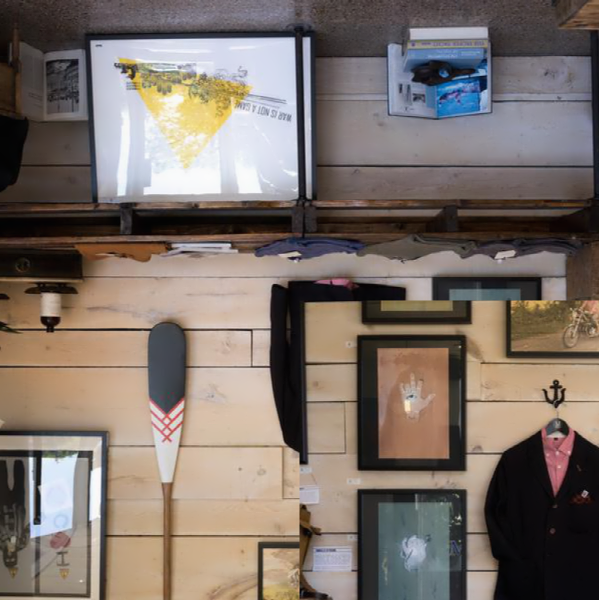
#> input picture pil_image.png, 599 x 600 px
$ python demo1-5.py
#> lines starting #> are read from the running program, lines starting #| are printed output that depends on the picture
### rof.py
import numpy as np


def denoise(im, U_init, tolerance=0.1, tau=0.125, tv_weight=100):
    """
    ROFノイズ除去モデルの実装

    Args:
      im: ノイズのあるグレースケール画像
      U_init: Uの初期ガウス分布
      tolerance: 終了判定基準の許容誤差
      tau: ステップ長
      tv_weight: TV正規化項の重み

    Returns:
      U: ノイズ除去された画像
      im-U: 残余テクスチャ
    """

    m, n = im.shape

    #: init
    U = U_init
    Px = im  #: 双対領域でのx成分
    Py = im  #: 双対領域でのy成分
    """
    双対領域
    　例えば色の塗分けにおいて隣り合う色が別の色になるときの、そのお互いの領域のこと
    """
    error = 1

    while (error > tolerance):
        U_old = U

        #: 主変数の勾配
        GrandUx = np.roll(U, -1, axis=1) - U  #: Uの勾配のx成分
        GrandUy = np.roll(U, -1, axis=0) - U  #: Uの勾配のy成分

        #: 双対変数の更新
        """
        双対問題:
        　主問題の対となる問題のこと

        双対変数:
        　双対問題、特にラグランジュ双対問題の変数のこと
        """
        Px_new = Px + (tau / tv_weight) * GrandUx
        Py_new = Py + (tau / tv_weight) * GrandUy
        Norm_new = np.maximum(1, np.sqrt(Px_new ** 2 + Py_new ** 2))

        Px = Px_new / Norm_new
        Py = Py_new / Norm_new

        #: 主変数の更新
        RxPx = np.roll(Px, 1, axis=1)  #: x成分の右回り変換
        RyPy = np.roll(Py, 1, axis=0)  #: y成分の右回り変換

        DivP = (Px - RxPx) + (Py - RyPy)  #: 双対領域の発散

        U = im + tv_weight * DivP

        #: 誤差の更新
        error = np.linalg.norm(U - U_old) / np.sqrt(n * m)

    return U, im-U

### demo1-5.py
from PIL import Image
import numpy as np
import pylab as pl
import rof

im = np.array(Image.open("pil_image.png").convert('L'))
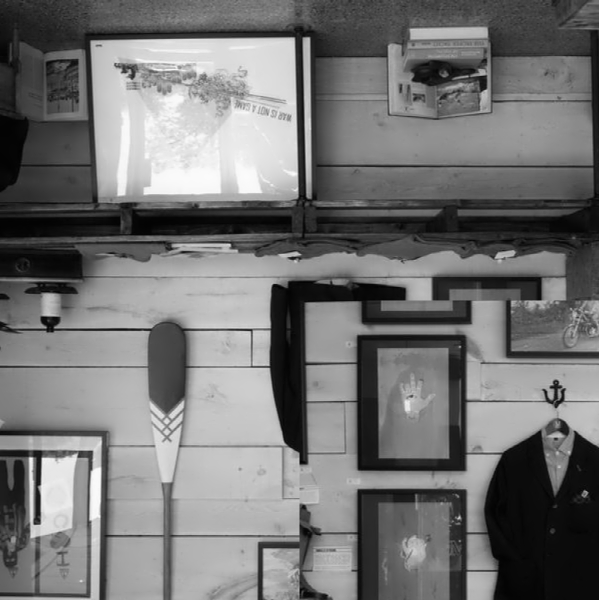
#> im: shape (600, 599); min 2, max 251, mean 115.7
U, T = rof.denoise(im, im)
#> the loop in denoise, `while (error > tolerance):` made 54 passes
#> error on passes 1 to 12: 0.276, 1.77, 1.31, 1.03, 0.845, 0.716, 0.621, 0.55, 0.493, 0.448, 0.411, 0.379
#> pass 1, in denoise, `GrandUx = np.roll(U, -1, axis=1) - U`:
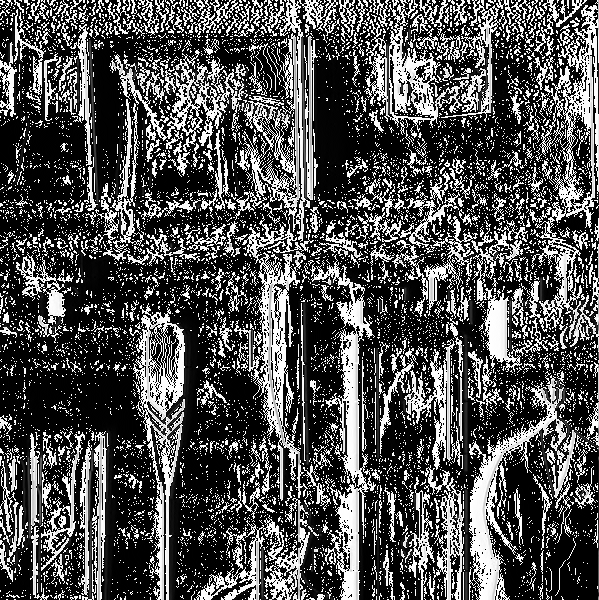
#> GrandUx: shape (600, 599); min 0, max 255, mean 80.9
#> pass 1, in denoise, `GrandUy = np.roll(U, -1, axis=0) - U`:
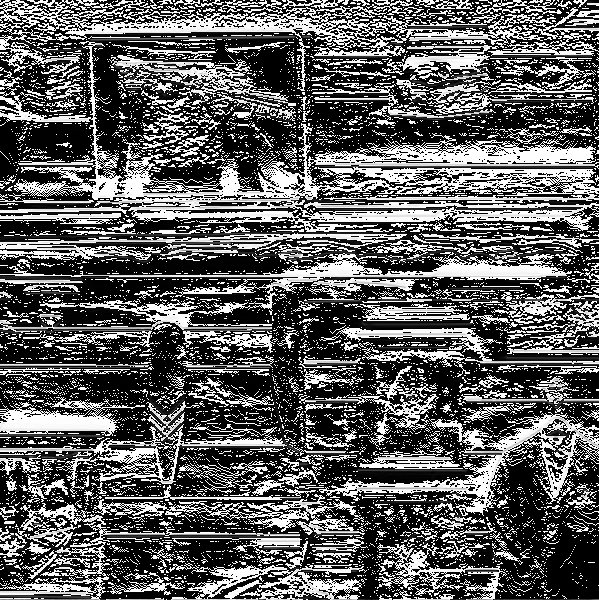
#> GrandUy: shape (600, 599); min 0, max 255, mean 94.4
#> after the loop in denoise, `while (error > tolerance):`:
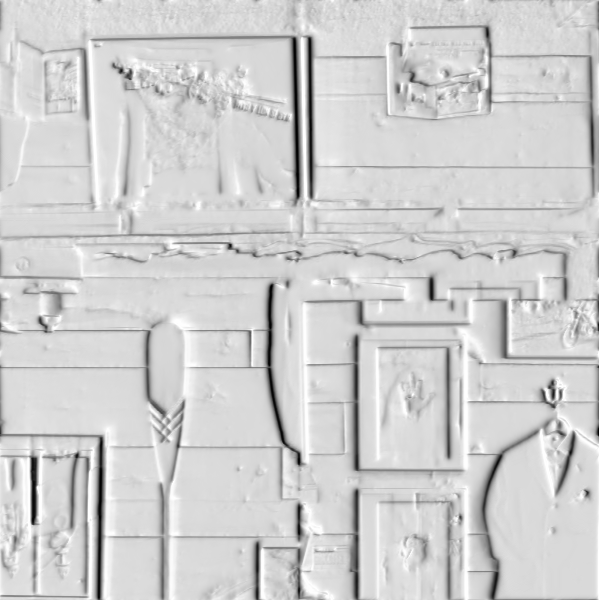
#> Px: shape (600, 599) float64; min -0.998, max 1, mean 0.627; drawn with min black and max white
#> after the loop in denoise, `while (error > tolerance):`:
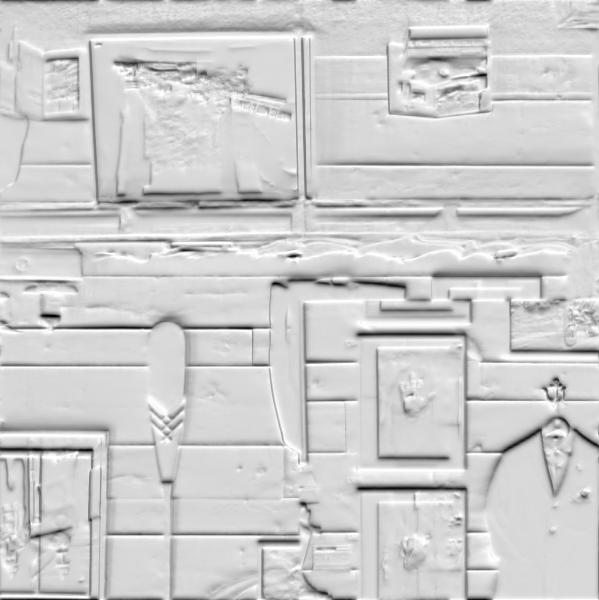
#> Py: shape (600, 599) float64; min -0.981, max 1, mean 0.62; drawn with min black and max white
#> after the loop in denoise, `while (error > tolerance):`:
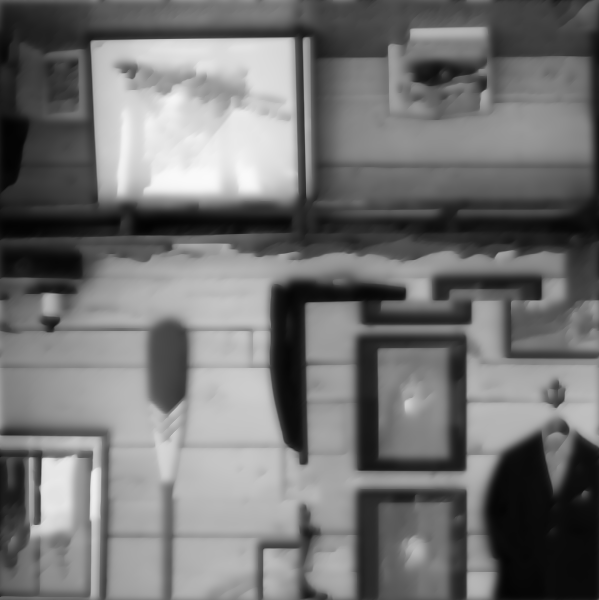
#> U: shape (600, 599) float64; min 3.24, max 250.3, mean 115.7
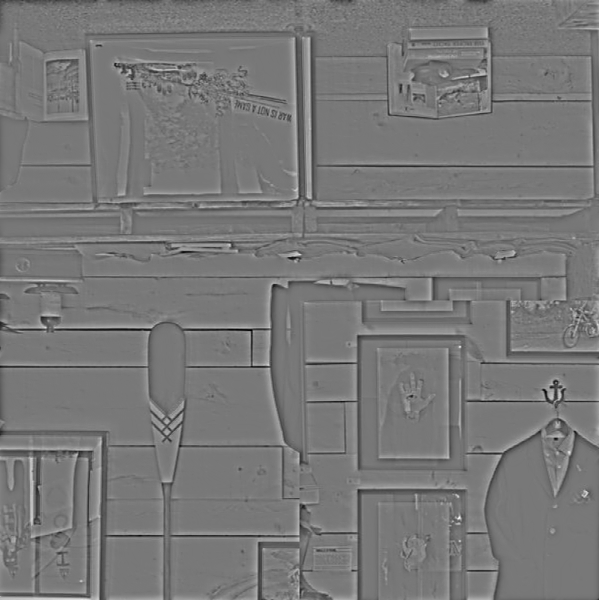
#> T: shape (600, 599) float64; min -107.6, max 120.3, mean 0; drawn with min black and max white

pl.figure()
pl.gray()
pl.imshow(U)
pl.axis('equal')
pl.axis('off')
pl.show()

$ run again, with IMG_0490.png copied over pil_image.png
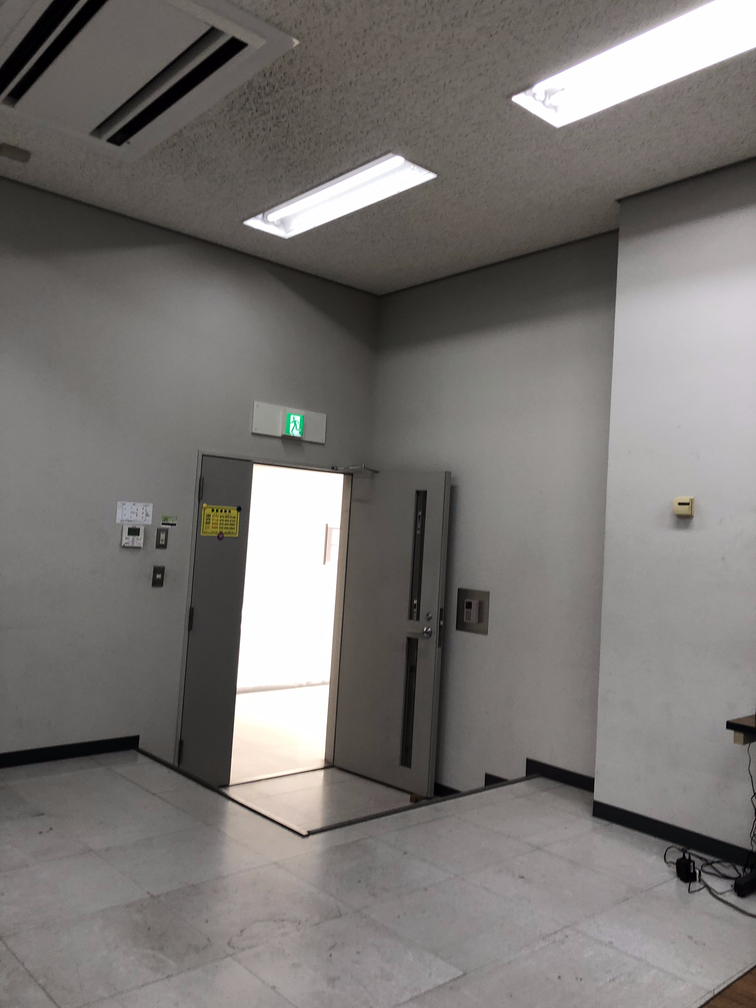
#> input picture IMG_0490.png, 756 x 1008 px
#> the loop in denoise, `while (error > tolerance):` made 26 passes
#> error on passes 1 to 8: 3.52, 2.46, 1.04, 0.674, 0.504, 0.406, 0.343, 0.298
#> pass 1, in denoise, `GrandUy = np.roll(U, -1, axis=0) - U`:
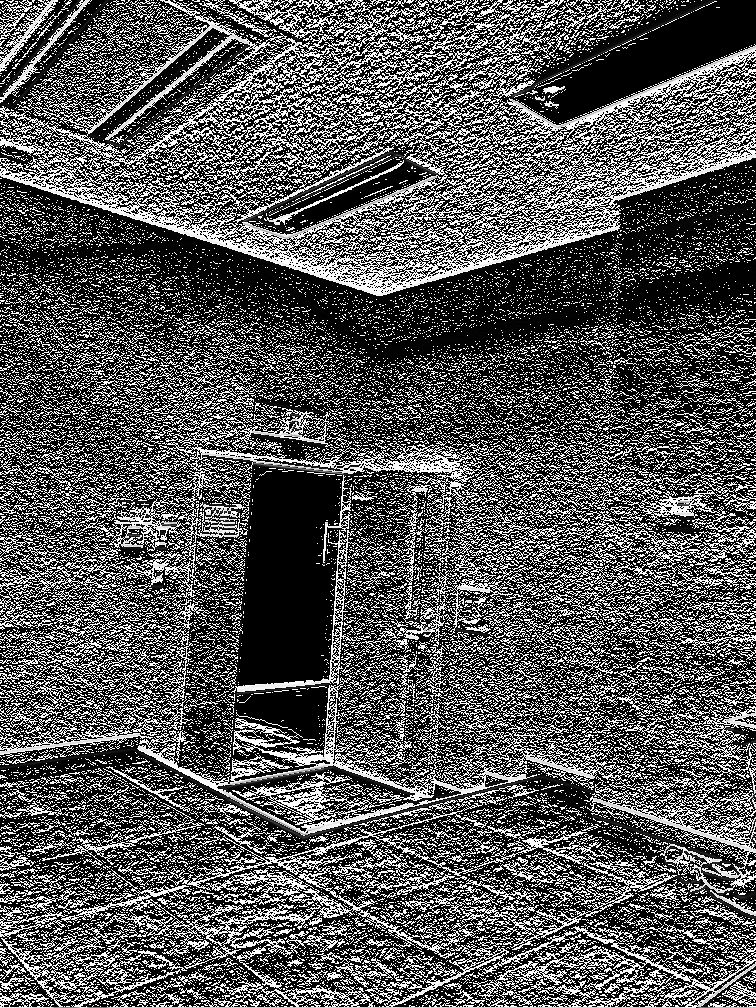
#> GrandUy: shape (1008, 756); min 0, max 255, mean 86.2
#> `U, T = rof.denoise(im, im)`:
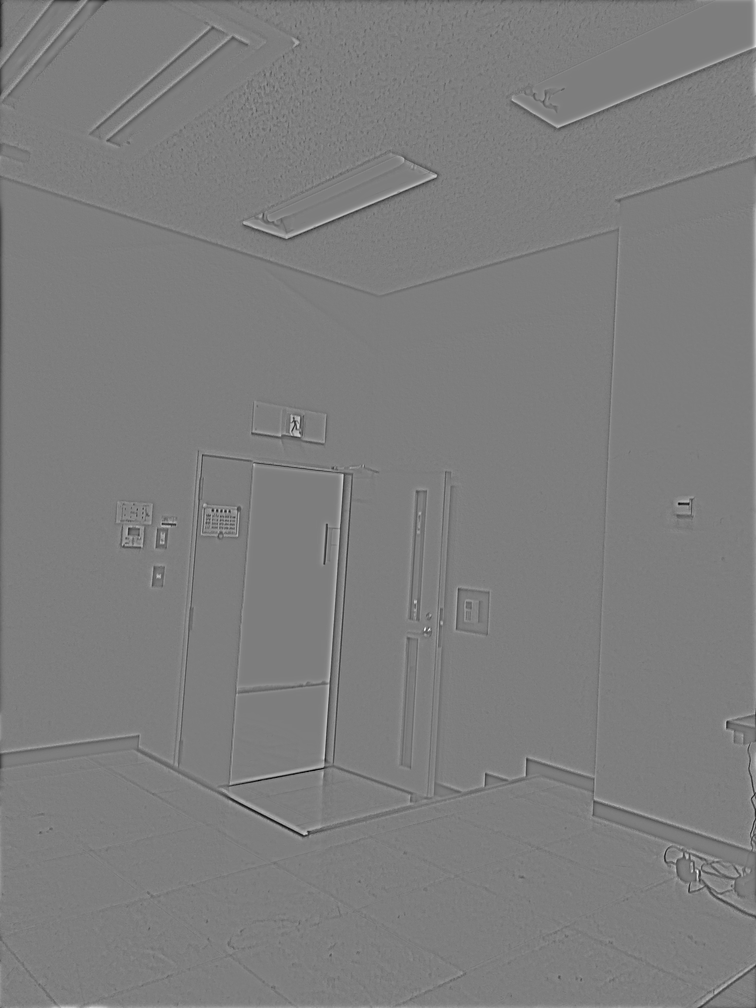
#> T: shape (1008, 756) float64; min -105.3, max 107.9, mean 0; drawn with min black and max white

$ run again, with IMG_0491.png copied over pil_image.png
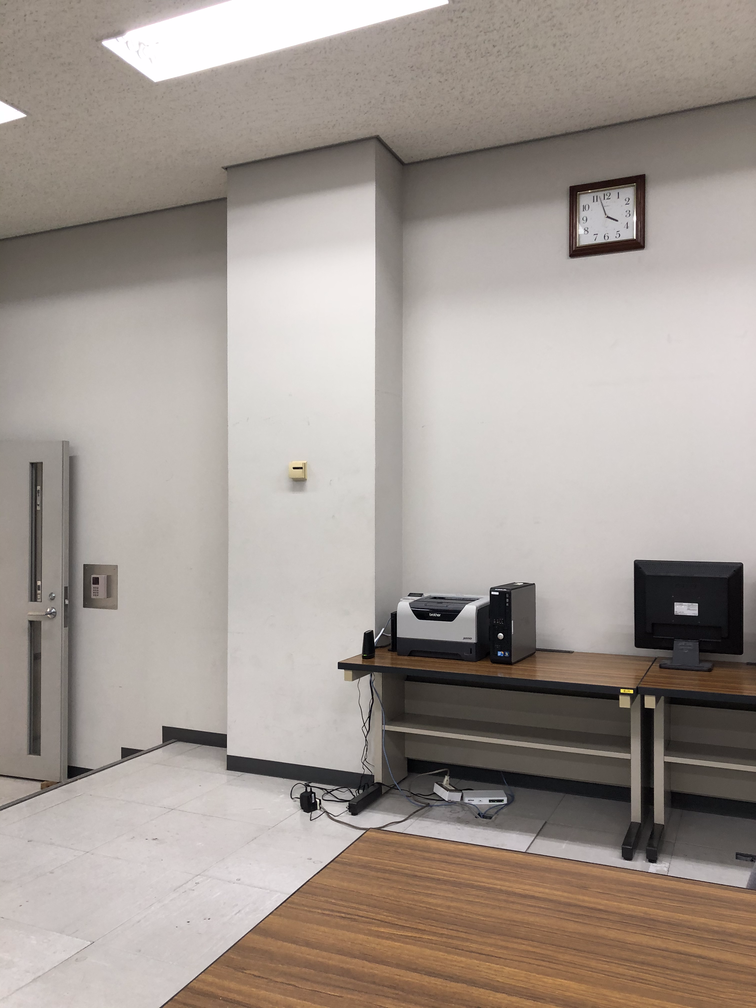
#> input picture IMG_0491.png, 756 x 1008 px
#> the loop in denoise, `while (error > tolerance):` made 31 passes
#> error on passes 1 to 8: 1.42, 1.97, 1.21, 0.861, 0.657, 0.528, 0.441, 0.379
#> pass 1, in denoise, `GrandUy = np.roll(U, -1, axis=0) - U`:
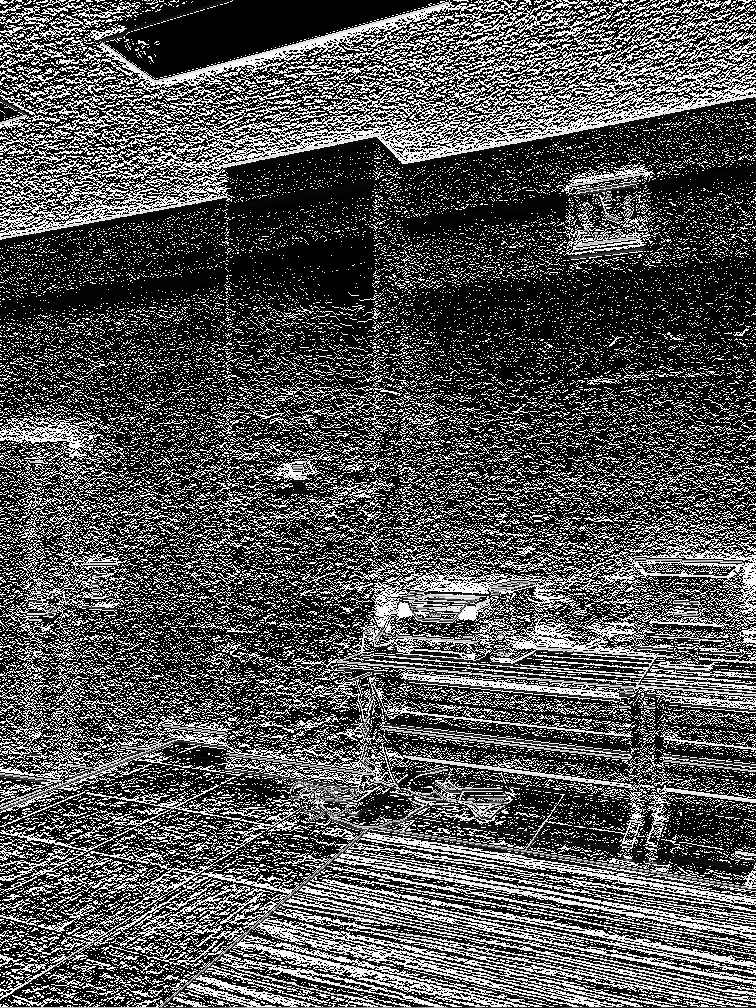
#> GrandUy: shape (1008, 756); min 0, max 255, mean 83.1
#> `U, T = rof.denoise(im, im)`:
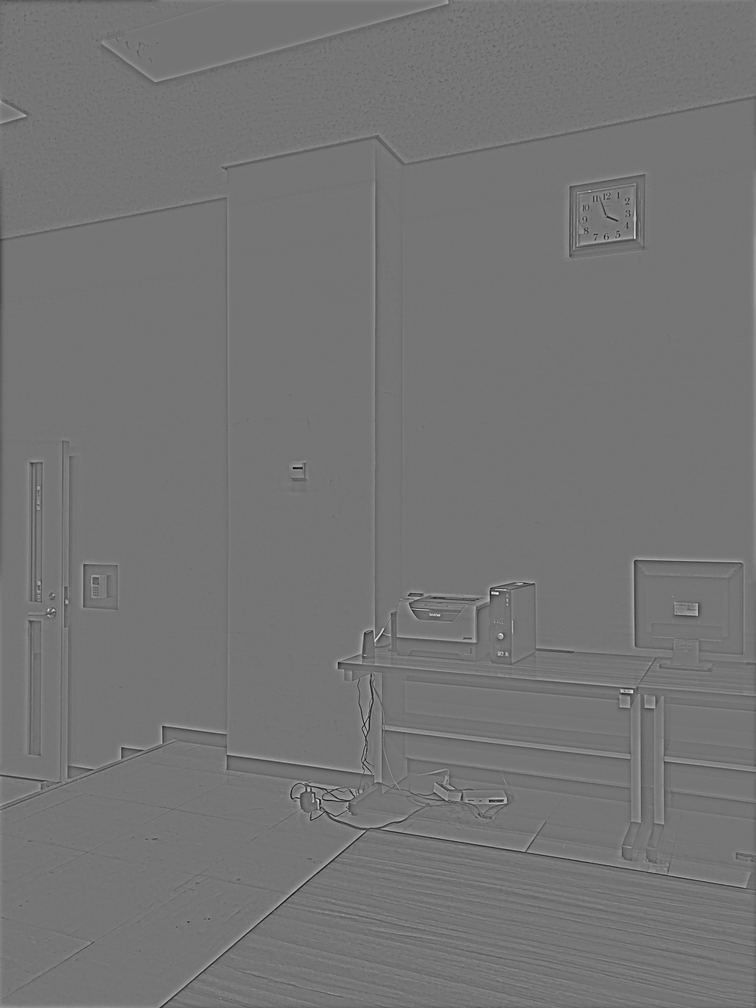
#> T: shape (1008, 756) float64; min -142.8, max 168.9, mean 0; drawn with min black and max white

$ run again, with IMG_0492.png copied over pil_image.png
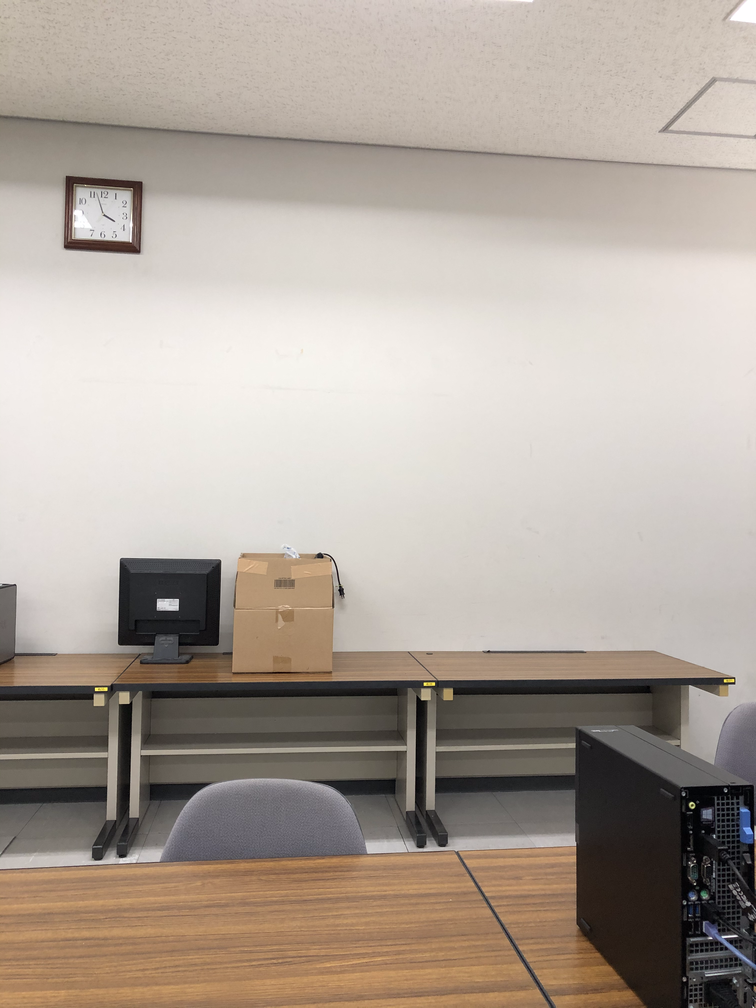
#> input picture IMG_0492.png, 756 x 1008 px
#> the loop in denoise, `while (error > tolerance):` made 29 passes
#> error on passes 1 to 8: 2.17, 2.1, 1.17, 0.815, 0.62, 0.498, 0.416, 0.357
#> `U, T = rof.denoise(im, im)`:
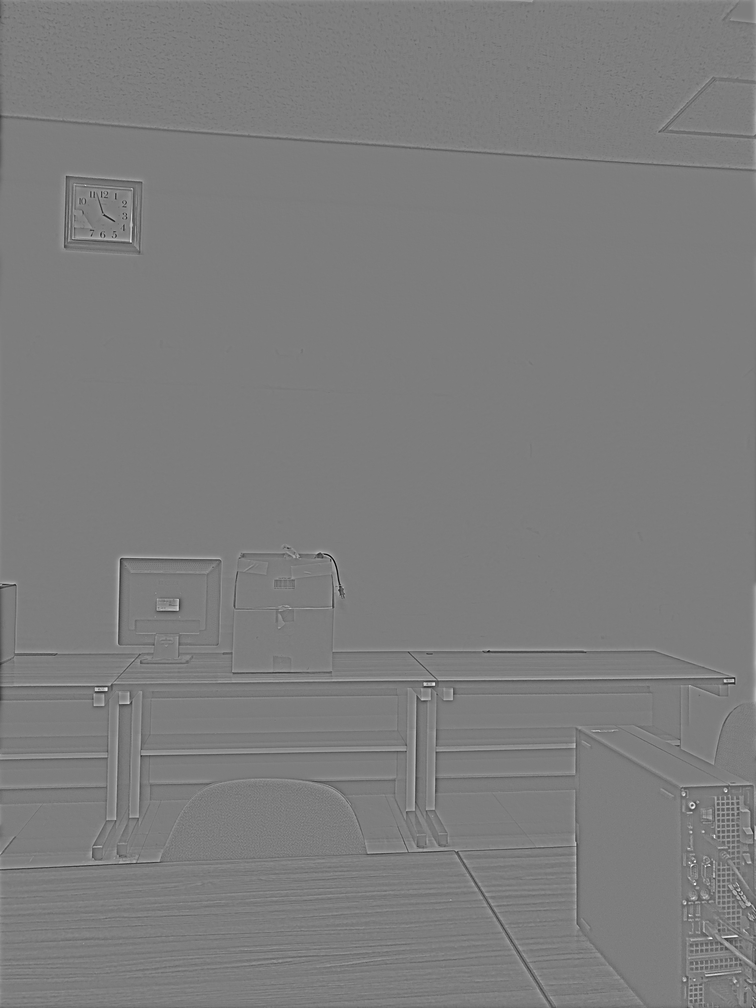
#> T: shape (1008, 756) float64; min -139.5, max 143.9, mean 0; drawn with min black and max white
